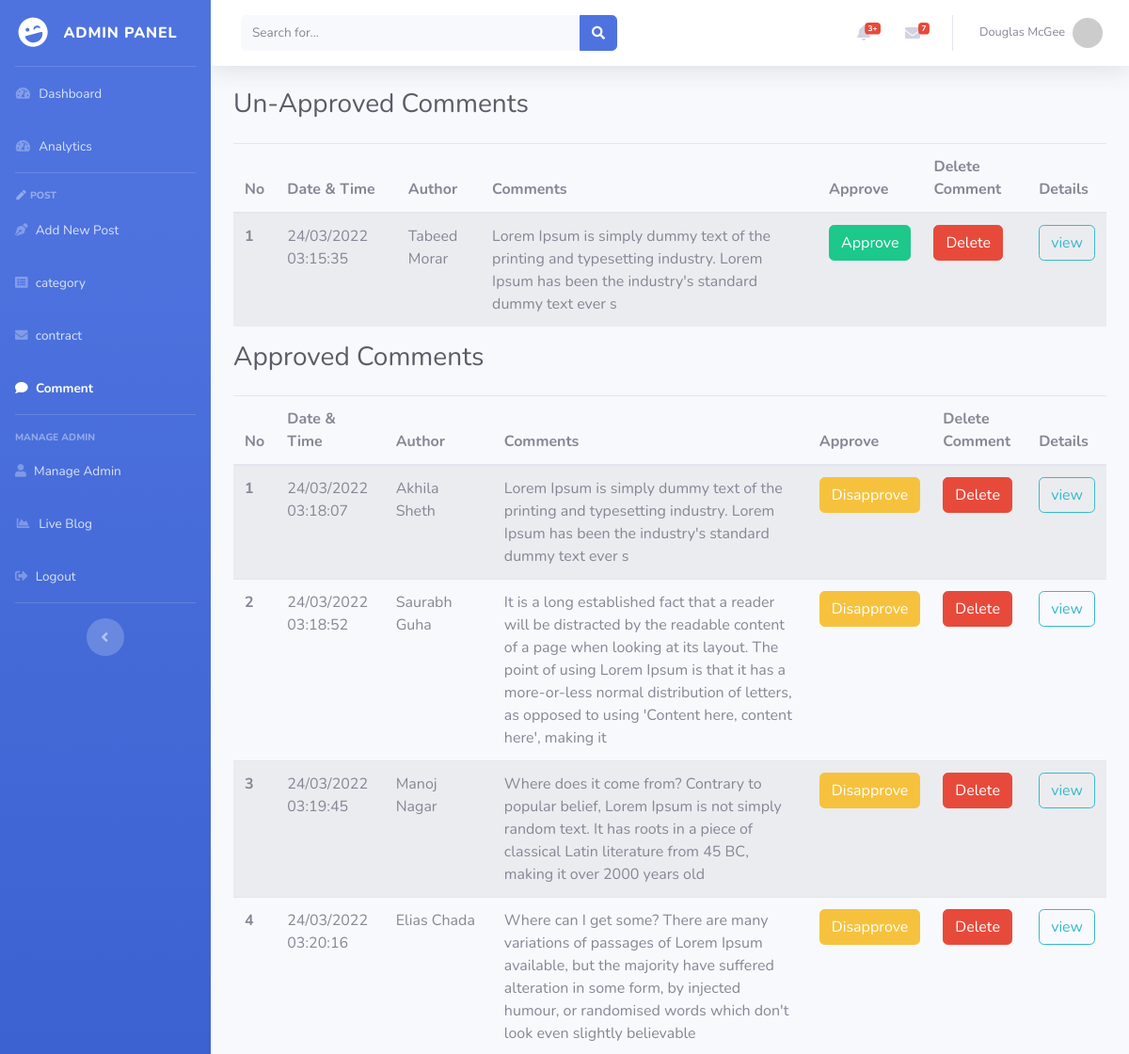
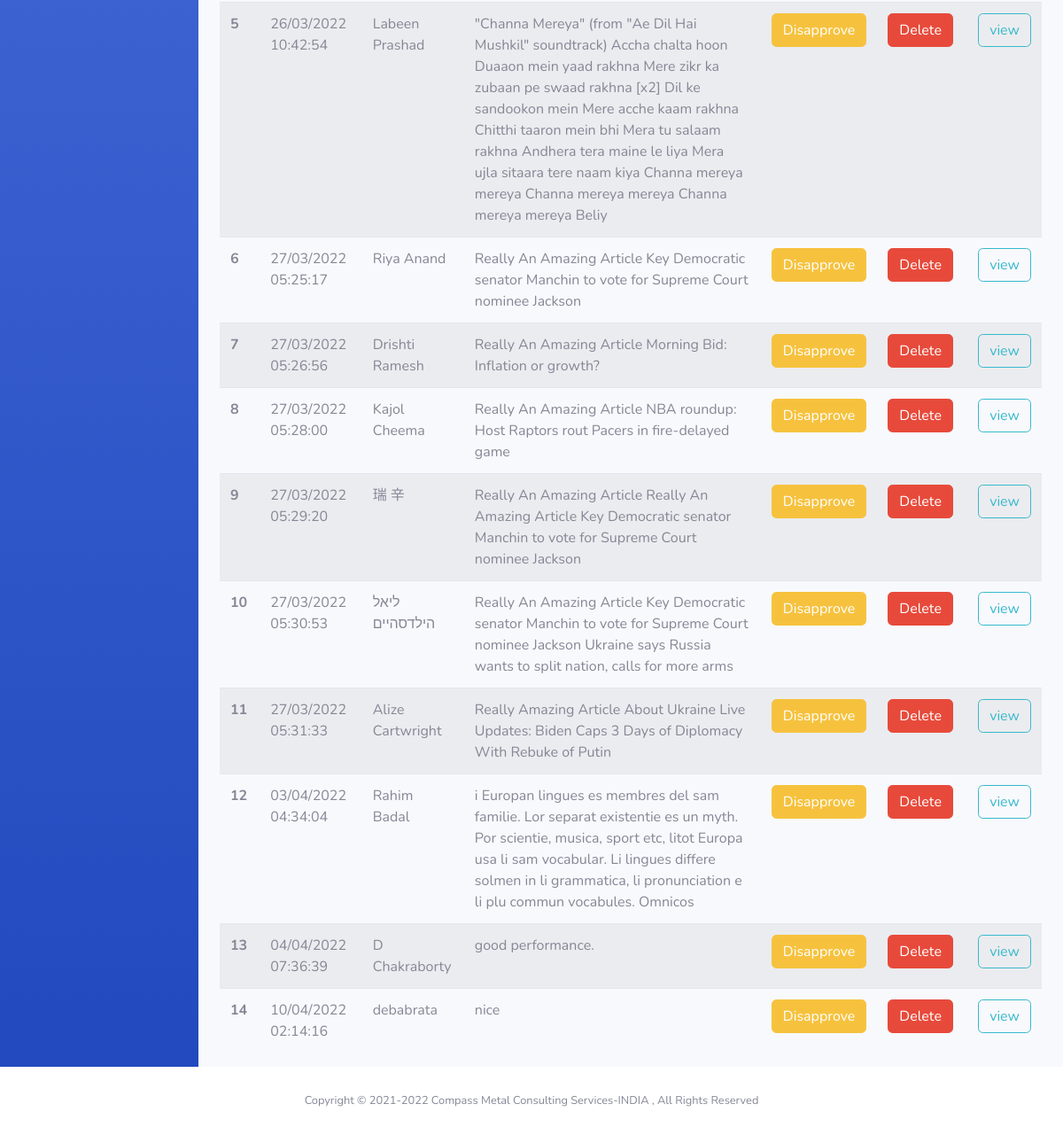
/admin/admin-comments.php, run on the app's committed database (2 pictures, top to bottom).
### tables this page shows
CREATE TABLE `comment` (
  `id` int(10) NOT NULL,
  `datetime` varchar(50) NOT NULL,
  `comment` varchar(500) NOT NULL,
  `commentauth` varchar(200) NOT NULL,
  `commentmail` varchar(200) NOT NULL,
  `status` varchar(10) NOT NULL,
  `post_id` int(10) NOT NULL
);

### admin/admin-comments.php (the view, shortened to what this page needs)
<?php
 require_once './partials/header.php';
 require_once './partials/db.php';
?>
<body id="page-top">
    <div id="wrapper">
        <?php  require_once './partials/sidebar.php'; ?>
        <div id="content-wrapper" class="d-flex flex-column">
            <div id="content">
                <?php  require_once './partials/topbar.php'; ?>
                <div class="container-fluid">
                    <div class="d-sm-flex align-items-center justify-content-between mb-4">
                        <h1 class="h3 mb-0 text-gray-800">Un-Approved Comments</h1>
                    </div>
                    <table class="table table-striped">
                        <thead>
                            <tr>
                                <th scope="col">No</th>
                                <th scope="col">Date & Time</th>
                                <th scope="col">Author</th>
                                <th scope="col">Comments</th>
                                <th scope="col">Approve</th>
                                <th scope="col">Delete Comment</th>
                                <th scope="col">Details</th>
                            </tr>
                        </thead>
                        <tbody>
                            <?php
                            $commentQuery = "SELECT * FROM comment WHERE status = 'OFF'";
                            $commentQuery =mysqli_query($conn, $commentQuery);
                                $slno = 0;
                                while ($rows = mysqli_fetch_array($commentQuery)) {
                                    $commentid = $rows['id'];
                                    $commentdatetime = $rows['datetime'];
                                    $commentdetials = $rows['comment'];
                                    $commentAuthor = $rows['commentauth'];
                                    $commentpost_id  = $rows['post_id'];
                                    $slno++; ?>
                            <tr>
                                <th scope="row">
                                    <?= $slno ?>
                                </th>
                                <td>
                                    <?= $commentdatetime ?>
                                </td>
                                <td>
                                    <?= $commentAuthor ?>
                                </td>
                                <td>
                                    <?= $commentdetials ?>
                                </td>
                                <td>
                                    <a href="commentApprove.php?uid=<?=$commentid?>"
                                        class="btn btn-success">
                                        Approve
                                    </a>
                                </td>
                                <td>
                                    <a href="commentDel.php?id=<?=$commentid?>"
                                        class="btn btn-danger">
                                        Delete
                                    </a>
                                </td>
                                <td>
                                    <a href="http://localhost/blog/blog-single.php?id=<?= $commentpost_id ?>"
                                        class="btn btn-outline-info" target="_blank">
                                        view
                                    </a>
                                </td>
                            </tr>
                            <?php
                                }?>
                        </tbody>
                    </table>
                    <div class="d-sm-flex align-items-center justify-content-between mb-4">
                        <h1 class="h3 mb-0 text-gray-800">Approved Comments</h1>
                    </div>
                    <table class="table table-striped">
                        <thead>
                            <tr>
                                <th scope="col">No</th>
                                <th scope="col">Date & Time</th>
                                <th scope="col">Author</th>
                                <th scope="col">Comments</th>
                                <th scope="col">Approve</th>
                                <th scope="col">Delete Comment</th>
                                <th scope="col">Details</th>
                            </tr>
                        </thead>
                        <tbody>
                            <?php
                            $commentQuery = "SELECT * FROM comment WHERE status = 'ON'";
                            $commentQuery =mysqli_query($conn, $commentQuery);
                                $slno = 0;
                                while ($rows = mysqli_fetch_array($commentQuery)) {
                                    $commentid = $rows['id'];
                                    $commentdatetime = $rows['datetime'];
                                    $commentdetials = $rows['comment'];
                                    $commentAuthor = $rows['commentauth'];
                                    $commentpost_id  = $rows['post_id'];
                                    $slno++; ?>
                            <tr>
                                <th scope="row">
                                    <?= $slno ?>
                                </th>
                                <td>
                                    <?= $commentdatetime ?>
                                </td>
                                <td>
                                    <?= $commentAuthor ?>
                                </td>
                                <td>
                                    <?= $commentdetials ?>
                                </td>
                                <td>
                                    <a href="commentApprove.php?cid=<?=$commentid?>"
                                        class="btn btn-warning">
                                        Disapprove
                                    </a>
                                </td>
                                <td>
                                    <a href="commentDel.php?id=<?=$commentid?>"
                                        class="btn btn-danger">
                                        Delete
                                    </a>
                                </td>
                                <td>
                                    <a href="http://localhost/blog/blog-single.php?id=<?= $commentpost_id ?>"
                                        class="btn btn-outline-info" target="_blank">
                                        view
                                    </a>
                                </td>
                            </tr>
                            <?php
                                }?>
                        </tbody>
                    </table>
                </div>
            </div>
            <?php  require_once './partials/footer.php';

### data on the page
comment: datetime "24/03/2022 03:15:35", commentauth "Tabeed Morar", comment "Lorem Ipsum is simply dummy text of the printing and typesetting industry. Lorem Ipsum has been the industry's standard dummy text ever s"
comment: datetime "24/03/2022 03:18:07", commentauth "Akhila Sheth", comment "Lorem Ipsum is simply dummy text of the printing and typesetting industry. Lorem Ipsum has been the industry's standard dummy text ever s"
comment: datetime "24/03/2022 03:18:52", commentauth "Saurabh Guha", comment "It is a long established fact that a reader will be distracted by the readable content of a page when looking at its layout. The point of using Lorem Ipsum is that it has a more-or-less normal distribution of letters, as opposed to using 'Content here, content here', making it"
comment: datetime "24/03/2022 03:19:45", commentauth "Manoj Nagar", comment "Where does it come from? Contrary to popular belief, Lorem Ipsum is not simply random text. It has roots in a piece of classical Latin literature from 45 BC, making it over 2000 years old"
comment: datetime "24/03/2022 03:20:16", commentauth "Elias Chada", comment "Where can I get some? There are many variations of passages of Lorem Ipsum available, but the majority have suffered alteration in some form, by injected humour, or randomised words which don't look even slightly believable"
comment: datetime "26/03/2022 10:42:54", commentauth "Labeen Prashad", comment "\"Channa Mereya\" (from \"Ae Dil Hai Mushkil\" soundtrack) Accha chalta hoon Duaaon mein yaad rakhna Mere zikr ka zubaan pe swaad rakhna [x2] Dil ke sandookon mein Mere acche kaam rakhna Chitthi taaron mein bhi Mera tu salaam rakhna Andhera tera maine le liya Mera ujla sitaara tere naam kiya Channa mereya mereya Channa mereya mereya Channa mereya mereya Beliy"
comment: datetime "27/03/2022 05:25:17", commentauth "Riya Anand", comment "Really An Amazing Article Key Democratic senator Manchin to vote for Supreme Court nominee Jackson"
comment: datetime "27/03/2022 05:26:56", commentauth "Drishti Ramesh", comment "Really An Amazing Article Morning Bid: Inflation or growth?"
comment: datetime "27/03/2022 05:28:00", commentauth "Kajol Cheema", comment "Really An Amazing Article NBA roundup: Host Raptors rout Pacers in fire-delayed game"
comment: datetime "27/03/2022 05:29:20", commentauth "瑞 辛", comment "Really An Amazing Article Really An Amazing Article Key Democratic senator Manchin to vote for Supreme Court nominee Jackson"
comment: datetime "27/03/2022 05:30:53", commentauth "ליאל הילדסהיים", comment "Really An Amazing Article Key Democratic senator Manchin to vote for Supreme Court nominee Jackson Ukraine says Russia wants to split nation, calls for more arms"
comment: datetime "27/03/2022 05:31:33", commentauth "Alize Cartwright", comment "Really Amazing Article About Ukraine Live Updates: Biden Caps 3 Days of Diplomacy With Rebuke of Putin"
comment: datetime "03/04/2022 04:34:04", commentauth "Rahim Badal", comment "i Europan lingues es membres del sam familie. Lor separat existentie es un myth. Por scientie, musica, sport etc, litot Europa usa li sam vocabular. Li lingues differe solmen in li grammatica, li pronunciation e li plu commun vocabules. Omnicos"
comment: datetime "04/04/2022 07:36:39", commentauth "D Chakraborty", comment "good performance."
comment: datetime "10/04/2022 02:14:16", commentauth "debabrata", comment "nice"
